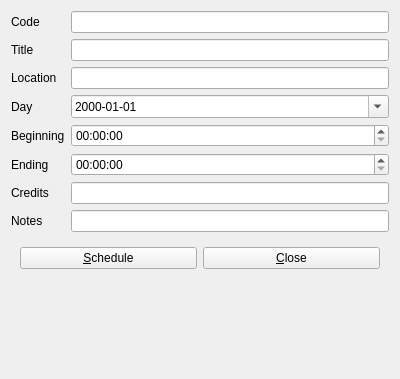
<?xml version="1.0" encoding="UTF-8"?>
<ui version="4.0">
 <class>Form</class>
 <widget class="QWidget" name="Form">
  <property name="geometry">
   <rect>
    <x>0</x>
    <y>0</y>
    <width>400</width>
    <height>379</height>
   </rect>
  </property>
  <property name="windowTitle">
   <string>Form</string>
  </property>
  <layout class="QGridLayout" name="gridLayout">
   <item row="1" column="0">
    <widget class="QLabel" name="label_2">
     <property name="text">
      <string>Title</string>
     </property>
    </widget>
   </item>
   <item row="3" column="0">
    <widget class="QLabel" name="label_4">
     <property name="text">
      <string>Day</string>
     </property>
    </widget>
   </item>
   <item row="5" column="1">
    <widget class="QTimeEdit" name="teEnding"/>
   </item>
   <item row="4" column="1">
    <widget class="QTimeEdit" name="teBeginning"/>
   </item>
   <item row="2" column="1">
    <widget class="QLineEdit" name="leLocation"/>
   </item>
   <item row="3" column="1">
    <widget class="QDateEdit" name="deDay">
     <property name="showGroupSeparator" stdset="0">
      <bool>false</bool>
     </property>
     <property name="displayFormat">
      <string>yyyy-MM-dd</string>
     </property>
     <property name="calendarPopup">
      <bool>true</bool>
     </property>
    </widget>
   </item>
   <item row="4" column="0">
    <widget class="QLabel" name="label_5">
     <property name="text">
      <string>Beginning</string>
     </property>
    </widget>
   </item>
   <item row="5" column="0">
    <widget class="QLabel" name="label_6">
     <property name="text">
      <string>Ending</string>
     </property>
    </widget>
   </item>
   <item row="8" column="0" colspan="2">
    <widget class="QWidget" name="widget" native="true">
     <layout class="QHBoxLayout" name="horizontalLayout">
      <item>
       <widget class="QPushButton" name="pbSchedule">
        <property name="text">
         <string>&amp;Schedule</string>
        </property>
       </widget>
      </item>
      <item>
       <widget class="QPushButton" name="pbClose">
        <property name="text">
         <string>&amp;Close</string>
        </property>
       </widget>
      </item>
     </layout>
    </widget>
   </item>
   <item row="2" column="0">
    <widget class="QLabel" name="label_3">
     <property name="text">
      <string>Location</string>
     </property>
    </widget>
   </item>
   <item row="6" column="1">
    <widget class="QLineEdit" name="leCredits"/>
   </item>
   <item row="7" column="1">
    <widget class="QLineEdit" name="leNotes"/>
   </item>
   <item row="0" column="0">
    <widget class="QLabel" name="label">
     <property name="text">
      <string>Code</string>
     </property>
    </widget>
   </item>
   <item row="0" column="1">
    <widget class="QLineEdit" name="leCode"/>
   </item>
   <item row="6" column="0">
    <widget class="QLabel" name="label_7">
     <property name="text">
      <string>Credits</string>
     </property>
    </widget>
   </item>
   <item row="7" column="0">
    <widget class="QLabel" name="label_8">
     <property name="text">
      <string>Notes</string>
     </property>
    </widget>
   </item>
   <item row="1" column="1">
    <widget class="QLineEdit" name="leTitle"/>
   </item>
   <item row="9" column="0">
    <spacer name="verticalSpacer">
     <property name="orientation">
      <enum>Qt::Vertical</enum>
     </property>
     <property name="sizeHint" stdset="0">
      <size>
       <width>20</width>
       <height>40</height>
      </size>
     </property>
    </spacer>
   </item>
  </layout>
 </widget>
 <tabstops>
  <tabstop>leCode</tabstop>
  <tabstop>leTitle</tabstop>
  <tabstop>leLocation</tabstop>
  <tabstop>deDay</tabstop>
  <tabstop>teBeginning</tabstop>
  <tabstop>teEnding</tabstop>
  <tabstop>leCredits</tabstop>
  <tabstop>leNotes</tabstop>
  <tabstop>pbSchedule</tabstop>
  <tabstop>pbClose</tabstop>
 </tabstops>
 <resources/>
 <connections/>
</ui>
